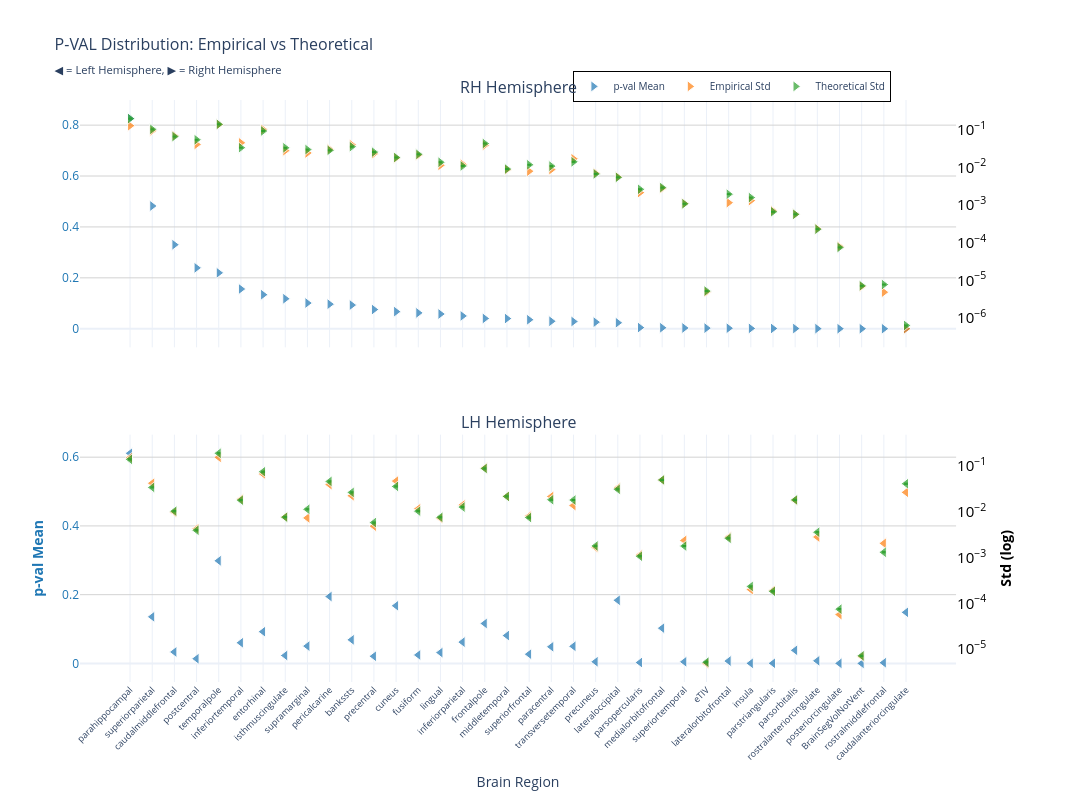
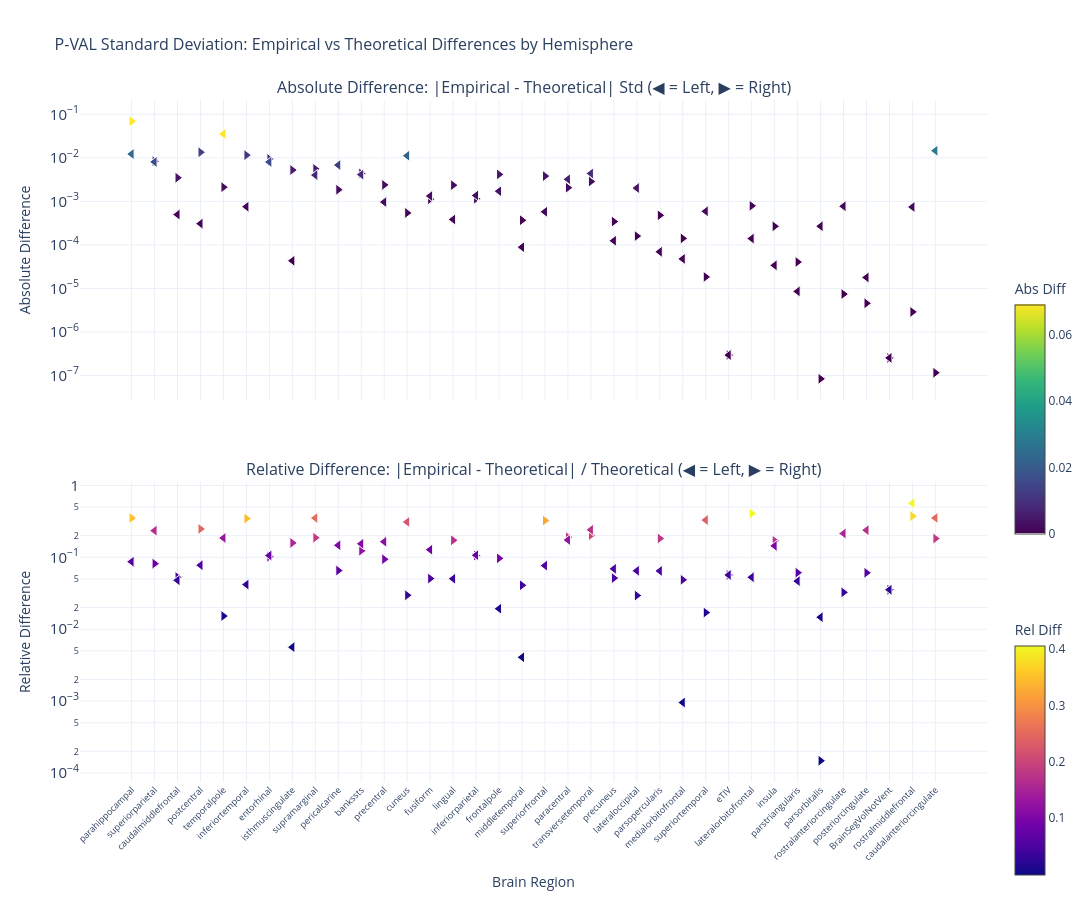

Notebook cell for these charts, in order:
### Markdown cell above
### p-value

### Code cell
nu_nav = df_npvr[(df_npvr["timepoint"] == "baseline") & (df_npvr["group"] == "HC-PD")]
data_path = stats_dir / f"student_baseline_{METRIC}.parquet"
df, stats = get_test_stats(
    data_path,
    stat_functions_F,
    nu_nav,
    hemisphere=True,
    study="baseline",
    raw_values=True,
)
show_figure(stats, hemisphere=True, stat_name="p-val", study="baseline", metric=METRIC)

### Figure 1 — Plotly figure (JSON) as saved in the notebook; plotly's stock layout.template omitted (floating-point values rounded to 4 significant figures)
{"data": [{"hovertemplate": "<b>%{x}</b><br>Mean p-val: %{y:.2f}<br><extra></extra>", "legendgroup": "mean", "marker": {"color": "#1f77b4", "line": {"color": "white", "width": 1}, "opacity": 0.7, "size": 10, "symbol": "triangle-right"}, "mode": "markers", "name": "p-val Mean", "showlegend": true, "type": "scatter", "x": ["parahippocampal", "superiorparietal", "caudalmiddlefrontal", "postcentral", "temporalpole", "inferiortemporal", "entorhinal", "isthmuscingulate", "supramarginal", "pericalcarine", "bankssts", "precentral", "cuneus", "fusiform", "lingual", "inferiorparietal", "frontalpole", "middletemporal", "superiorfrontal", "paracentral", "transversetemporal", "precuneus", "lateraloccipital", "parsopercularis", "medialorbitofrontal", "superiortemporal", "eTIV", "lateralorbitofrontal", "insula", "parstriangularis", "parsorbitalis", "rostralanteriorcingulate", "posteriorcingulate", "BrainSegVolNotVent", "rostralmiddlefrontal", "caudalanteriorcingulate"], "xaxis": "x", "y": [0.8256, 0.4823, 0.3301, 0.2391, 0.2197, 0.1561, 0.1337, 0.1178, 0.101, 0.09654, 0.09297, 0.07543, 0.0672, 0.06225, 0.05785, 0.0503, 0.04041, 0.04003, 0.03533, 0.02941, 0.02845, 0.0259, 0.02354, 0.00454, 0.003881, 0.003, 0.002409, 0.002015, 0.001298, 0.001023, 0.0006762, 0.0003542, 0.0001291, 7.135e-05, 9.251e-06, 1.013e-06], "yaxis": "y"}, {"hovertemplate": "<b>%{x}</b><br>Empirical Std: %{y:.3f}<br><extra></extra>", "legendgroup": "empirical", "marker": {"color": "#ff7f0e", "line": {"color": "white", "width": 1}, "opacity": 0.7, "size": 10, "symbol": "triangle-right"}, "mode": "markers", "name": "Empirical Std", "showlegend": true, "type": "scatter", "x": ["parahippocampal", "superiorparietal", "caudalmiddlefrontal", "postcentral", "temporalpole", "inferiortemporal", "entorhinal", "isthmuscingulate", "supramarginal", "pericalcarine", "bankssts", "precentral", "cuneus", "fusiform", "lingual", "inferiorparietal", "frontalpole", "middletemporal", "superiorfrontal", "paracentral", "transversetemporal", "precuneus", "lateraloccipital", "parsopercularis", "medialorbitofrontal", "superiortemporal", "eTIV", "lateralorbitofrontal", "insula", "parstriangularis", "parsorbitalis", "rostralanteriorcingulate", "posteriorcingulate", "BrainSegVolNotVent", "rostralmiddlefrontal", "caudalanteriorcingulate"], "xaxis": "x", "y": [0.1281, 0.09403, 0.0693, 0.04078, 0.1371, 0.04495, 0.1021, 0.02787, 0.02417, 0.03021, 0.03991, 0.02307, 0.01779, 0.02111, 0.01133, 0.01208, 0.03893, 0.00868, 0.007934, 0.008751, 0.01691, 0.007042, 0.005594, 0.002142, 0.002768, 0.001099, 4.907e-06, 0.001156, 0.001312, 0.0007038, 0.0005677, 0.000236, 7.952e-05, 6.924e-06, 4.857e-06, 5.202e-07], "yaxis": "y2"}, {"error_y": {"array": [0.00553, 0.002869, 0.001844, 0.001519, 0.0039, 0.0009362, 0.002595, 0.000928, 0.0008334, 0.0007946, 0.0009952, 0.0007134, 0.0005135, 0.0006229, 0.0003836, 0.000306, 0.001208, 0.0002535, 0.0003289, 0.0003029, 0.0003938, 0.0001877, 0.0001523, 7.342e-05, 8.151e-05, 3.027e-05, 1.457e-07, 5.454e-05, 4.425e-05, 1.858e-05, 1.59e-05, 6.403e-06, 2.1e-06, 2.011e-07, 2.172e-07, 1.782e-08], "arrayminus": [0.005377, 0.002789, 0.001793, 0.001477, 0.003792, 0.0009103, 0.002523, 0.0009023, 0.0008103, 0.0007725, 0.0009676, 0.0006936, 0.0004993, 0.0006057, 0.000373, 0.0002976, 0.001174, 0.0002465, 0.0003198, 0.0002945, 0.0003828, 0.0001825, 0.000148, 7.139e-05, 7.925e-05, 2.943e-05, 1.417e-07, 5.303e-05, 4.303e-05, 1.807e-05, 1.546e-05, 6.226e-06, 2.042e-06, 1.955e-07, 2.112e-07, 1.732e-08], "color": "#2ca02c", "thickness": 1, "type": "data", "visible": true, "width": 2}, "hovertemplate": "<b>%{x}</b><br>Theoretical Std: %{y:.3f}<br><extra></extra>", "legendgroup": "theoretical", "marker": {"color": "#2ca02c", "line": {"color": "white", "width": 1}, "opacity": 0.7, "size": 10, "symbol": "triangle-right"}, "mode": "markers", "name": "Theoretical Std", "showlegend": true, "type": "scatter", "x": ["parahippocampal", "superiorparietal", "caudalmiddlefrontal", "postcentral", "temporalpole", "inferiortemporal", "entorhinal", "isthmuscingulate", "supramarginal", "pericalcarine", "bankssts", "precentral", "cuneus", "fusiform", "lingual", "inferiorparietal", "frontalpole", "middletemporal", "superiorfrontal", "paracentral", "transversetemporal", "precuneus", "lateraloccipital", "parsopercularis", "medialorbitofrontal", "superiortemporal", "eTIV", "lateralorbitofrontal", "insula", "parstriangularis", "parsorbitalis", "rostralanteriorcingulate", "posteriorcingulate", "BrainSegVolNotVent", "rostralmiddlefrontal", "caudalanteriorcingulate"], "xaxis": "x", "y": [0.1974, 0.1024, 0.0658, 0.05422, 0.1392, 0.03342, 0.09262, 0.03312, 0.02974, 0.02836, 0.03552, 0.02546, 0.01833, 0.02223, 0.01369, 0.01092, 0.0431, 0.009049, 0.01174, 0.01081, 0.01405, 0.006698, 0.005435, 0.002621, 0.002909, 0.00108, 5.202e-06, 0.001947, 0.001579, 0.0006633, 0.0005676, 0.0002286, 7.496e-05, 7.178e-06, 7.752e-06, 6.36e-07], "yaxis": "y2"}, {"hovertemplate": "<b>%{x}</b><br>Mean p-val: %{y:.2f}<br><extra></extra>", "legendgroup": "mean", "marker": {"color": "#1f77b4", "line": {"color": "white", "width": 1}, "opacity": 0.7, "size": 10, "symbol": "triangle-left"}, "mode": "markers", "name": "p-val Mean", "showlegend": false, "type": "scatter", "x": ["parahippocampal", "temporalpole", "pericalcarine", "lateraloccipital", "cuneus", "caudalanteriorcingulate", "superiorparietal", "frontalpole", "medialorbitofrontal", "entorhinal", "middletemporal", "bankssts", "inferiorparietal", "inferiortemporal", "supramarginal", "transversetemporal", "paracentral", "parsorbitalis", "caudalmiddlefrontal", "lingual", "superiorfrontal", "fusiform", "isthmuscingulate", "precentral", "postcentral", "rostralanteriorcingulate", "lateralorbitofrontal", "precuneus", "superiortemporal", "parsopercularis", "eTIV", "rostralmiddlefrontal", "parstriangularis", "insula", "posteriorcingulate", "BrainSegVolNotVent"], "xaxis": "x2", "y": [0.6114, 0.2985, 0.1945, 0.1837, 0.1677, 0.1486, 0.1355, 0.1161, 0.1026, 0.09228, 0.08102, 0.06859, 0.06195, 0.06008, 0.05028, 0.04974, 0.04842, 0.03811, 0.03324, 0.03145, 0.02681, 0.02453, 0.023, 0.02075, 0.01362, 0.007525, 0.006842, 0.004754, 0.004663, 0.002516, 0.002409, 0.001981, 0.0003728, 0.0002541, 0.0001236, 7.135e-05], "yaxis": "y3"}, {"hovertemplate": "<b>%{x}</b><br>Empirical Std: %{y:.3f}<br><extra></extra>", "legendgroup": "empirical", "marker": {"color": "#ff7f0e", "line": {"color": "white", "width": 1}, "opacity": 0.7, "size": 10, "symbol": "triangle-left"}, "mode": "markers", "name": "Empirical Std", "showlegend": false, "type": "scatter", "x": ["parahippocampal", "temporalpole", "pericalcarine", "lateraloccipital", "cuneus", "caudalanteriorcingulate", "superiorparietal", "frontalpole", "medialorbitofrontal", "entorhinal", "middletemporal", "bankssts", "inferiorparietal", "inferiortemporal", "supramarginal", "transversetemporal", "paracentral", "parsorbitalis", "caudalmiddlefrontal", "lingual", "superiorfrontal", "fusiform", "isthmuscingulate", "precentral", "postcentral", "rostralanteriorcingulate", "lateralorbitofrontal", "precuneus", "superiortemporal", "parsopercularis", "eTIV", "rostralmiddlefrontal", "parstriangularis", "insula", "posteriorcingulate", "BrainSegVolNotVent"], "xaxis": "x2", "y": [0.1529, 0.156, 0.0396, 0.03321, 0.04725, 0.0268, 0.04244, 0.0907, 0.05007, 0.06768, 0.02193, 0.0226, 0.01414, 0.01883, 0.007406, 0.01381, 0.02171, 0.01806, 0.009897, 0.007253, 0.008114, 0.01173, 0.007728, 0.004891, 0.004282, 0.002833, 0.002791, 0.001681, 0.002388, 0.001145, 4.907e-06, 0.002057, 0.0001923, 0.0002015, 5.718e-05, 6.924e-06], "yaxis": "y4"}, {"error_y": {"array": [0.003942, 0.005364, 0.001301, 0.0008738, 0.001011, 0.001159, 0.0009631, 0.002493, 0.001401, 0.002121, 0.000612, 0.0007488, 0.0003579, 0.0005064, 0.00032, 0.0005097, 0.0005182, 0.0005136, 0.0002912, 0.000214, 0.0002112, 0.0002915, 0.0002153, 0.000164, 0.0001113, 0.000101, 7.428e-05, 5.059e-05, 5.033e-05, 3.014e-05, 1.457e-07, 3.68e-05, 5.149e-06, 6.596e-06, 2.103e-06, 2.011e-07], "arrayminus": [0.003833, 0.005215, 0.001264, 0.0008496, 0.0009827, 0.001127, 0.0009364, 0.002424, 0.001363, 0.002062, 0.000595, 0.0007281, 0.000348, 0.0004923, 0.0003111, 0.0004956, 0.0005038, 0.0004993, 0.0002832, 0.000208, 0.0002053, 0.0002834, 0.0002093, 0.0001595, 0.0001082, 9.821e-05, 7.222e-05, 4.919e-05, 4.894e-05, 2.931e-05, 1.417e-07, 3.578e-05, 5.006e-06, 6.413e-06, 2.045e-06, 1.955e-07], "color": "#2ca02c", "thickness": 1, "type": "data", "visible": true, "width": 2}, "hovertemplate": "<b>%{x}</b><br>Theoretical Std: %{y:.3f}<br><extra></extra>", "legendgroup": "theoretical", "marker": {"color": "#2ca02c", "line": {"color": "white", "width": 1}, "opacity": 0.7, "size": 10, "symbol": "triangle-left"}, "mode": "markers", "name": "Theoretical Std", "showlegend": false, "type": "scatter", "x": ["parahippocampal", "temporalpole", "pericalcarine", "lateraloccipital", "cuneus", "caudalanteriorcingulate", "superiorparietal", "frontalpole", "medialorbitofrontal", "entorhinal", "middletemporal", "bankssts", "inferiorparietal", "inferiortemporal", "supramarginal", "transversetemporal", "paracentral", "parsorbitalis", "caudalmiddlefrontal", "lingual", "superiorfrontal", "fusiform", "isthmuscingulate", "precentral", "postcentral", "rostralanteriorcingulate", "lateralorbitofrontal", "precuneus", "superiortemporal", "parsopercularis", "eTIV", "rostralmiddlefrontal", "parstriangularis", "insula", "posteriorcingulate", "BrainSegVolNotVent"], "xaxis": "x2", "y": [0.1407, 0.1914, 0.04642, 0.03119, 0.03607, 0.04138, 0.03437, 0.08898, 0.05002, 0.07571, 0.02184, 0.02673, 0.01278, 0.01807, 0.01142, 0.01819, 0.01849, 0.01833, 0.01039, 0.007637, 0.007537, 0.0104, 0.007684, 0.005854, 0.003974, 0.003605, 0.002651, 0.001806, 0.001796, 0.001076, 5.202e-06, 0.001314, 0.0001838, 0.0002354, 7.507e-05, 7.178e-06], "yaxis": "y4"}], "layout": {"annotations": [{"font": {"size": 16}, "showarrow": false, "text": "RH Hemisphere", "x": 0.47, "xanchor": "center", "xref": "paper", "y": 1.0, "yanchor": "bottom", "yref": "paper"}, {"font": {"size": 16}, "showarrow": false, "text": "LH Hemisphere", "x": 0.47, "xanchor": "center", "xref": "paper", "y": 0.425, "yanchor": "bottom", "yref": "paper"}], "height": 800, "hovermode": "x", "legend": {"bgcolor": "rgba(255, 255, 255, 0.9)", "bordercolor": "black", "borderwidth": 1, "font": {"size": 10}, "orientation": "h", "x": 0.7, "xanchor": "center", "y": 1.05}, "title": {"font": {"size": 16}, "text": "P-VAL Distribution: Empirical vs Theoretical<br><sub>◀ = Left Hemisphere, ▶ = Right Hemisphere</sub>"}, "width": 1400, "xaxis": {"anchor": "y", "domain": [0.0, 0.94], "matches": "x2", "showticklabels": false}, "xaxis2": {"anchor": "y3", "domain": [0.0, 0.94], "tickangle": -45, "tickfont": {"size": 9}, "title": {"text": "Brain Region"}}, "yaxis": {"anchor": "x", "domain": [0.575, 1.0], "gridcolor": "lightgray", "showgrid": true, "tickfont": {"color": "#1f77b4"}, "title": {"font": {"color": "#1f77b4"}, "text": ""}}, "yaxis2": {"anchor": "x", "exponentformat": "power", "overlaying": "y", "showgrid": false, "side": "right", "tickfont": {"color": "black"}, "title": {"font": {"color": "black"}, "text": ""}, "type": "log"}, "yaxis3": {"anchor": "x2", "domain": [0.0, 0.425], "gridcolor": "lightgray", "showgrid": true, "tickfont": {"color": "#1f77b4"}, "title": {"font": {"color": "#1f77b4"}, "text": "<b>p-val Mean</b>"}}, "yaxis4": {"anchor": "x2", "exponentformat": "power", "overlaying": "y3", "showgrid": false, "side": "right", "tickfont": {"color": "black"}, "title": {"font": {"color": "black"}, "text": "<b>Std (log)</b>"}, "type": "log"}}}

### Figure 2 — Plotly figure (JSON) as saved in the notebook; plotly's stock layout.template omitted (floating-point values rounded to 4 significant figures)
{"data": [{"hovertemplate": "<b>%{x}</b><br>Hemisphere: %{text}<br>Abs Diff: %{y:.4f}<br><extra></extra>", "legendgroup": "abs_rh", "marker": {"color": [0.06927, 0.008354, 0.003491, 0.01344, 0.002122, 0.01154, 0.009454, 0.005247, 0.00557, 0.001854, 0.004386, 0.002392, 0.0005432, 0.001125, 0.00236, 0.001153, 0.004168, 0.000369, 0.003806, 0.002061, 0.002857, 0.0003438, 0.0001595, 0.0004785, 0.0001412, 1.84e-05, 2.951e-07, 0.0007903, 0.0002671, 4.055e-05, 8.404e-08, 7.434e-06, 4.561e-06, 2.54e-07, 2.895e-06, 1.158e-07], "colorbar": {"len": 0.4, "title": {"text": "Abs Diff"}, "y": 0.75, "yanchor": "top"}, "colorscale": [[0.0, "#440154"], [0.1111, "#482878"], [0.2222, "#3e4989"], [0.3333, "#31688e"], [0.4444, "#26828e"], [0.5556, "#1f9e89"], [0.6667, "#35b779"], [0.7778, "#6ece58"], [0.8889, "#b5de2b"], [1.0, "#fde725"]], "line": {"color": "white", "width": 1}, "showscale": true, "size": 10, "symbol": "triangle-right"}, "mode": "markers", "name": "Absolute (rh)", "showlegend": false, "text": ["rh", "rh", "rh", "rh", "rh", "rh", "rh", "rh", "rh", "rh", "rh", "rh", "rh", "rh", "rh", "rh", "rh", "rh", "rh", "rh", "rh", "rh", "rh", "rh", "rh", "rh", "rh", "rh", "rh", "rh", "rh", "rh", "rh", "rh", "rh", "rh"], "type": "scatter", "x": ["parahippocampal", "superiorparietal", "caudalmiddlefrontal", "postcentral", "temporalpole", "inferiortemporal", "entorhinal", "isthmuscingulate", "supramarginal", "pericalcarine", "bankssts", "precentral", "cuneus", "fusiform", "lingual", "inferiorparietal", "frontalpole", "middletemporal", "superiorfrontal", "paracentral", "transversetemporal", "precuneus", "lateraloccipital", "parsopercularis", "medialorbitofrontal", "superiortemporal", "eTIV", "lateralorbitofrontal", "insula", "parstriangularis", "parsorbitalis", "rostralanteriorcingulate", "posteriorcingulate", "BrainSegVolNotVent", "rostralmiddlefrontal", "caudalanteriorcingulate"], "xaxis": "x", "y": [0.06927, 0.008354, 0.003491, 0.01344, 0.002122, 0.01154, 0.009454, 0.005247, 0.00557, 0.001854, 0.004386, 0.002392, 0.0005432, 0.001125, 0.00236, 0.001153, 0.004168, 0.000369, 0.003806, 0.002061, 0.002857, 0.0003438, 0.0001595, 0.0004785, 0.0001412, 1.84e-05, 2.951e-07, 0.0007903, 0.0002671, 4.055e-05, 8.404e-08, 7.434e-06, 4.561e-06, 2.54e-07, 2.895e-06, 1.158e-07], "yaxis": "y"}, {"hovertemplate": "<b>%{x}</b><br>Hemisphere: %{text}<br>Rel Diff: %{y:.2%}<br><extra></extra>", "legendgroup": "rel_rh", "marker": {"color": [0.3509, 0.08159, 0.05305, 0.2479, 0.01524, 0.3453, 0.1021, 0.1584, 0.1873, 0.06539, 0.1235, 0.09394, 0.02964, 0.05058, 0.1723, 0.1056, 0.0967, 0.04078, 0.3242, 0.1906, 0.2033, 0.05132, 0.02935, 0.1826, 0.04854, 0.01703, 0.05674, 0.406, 0.1691, 0.06114, 0.0001481, 0.03253, 0.06085, 0.03539, 0.3735, 0.1821], "colorbar": {"len": 0.4, "title": {"text": "Rel Diff"}, "y": 0.25, "yanchor": "top"}, "colorscale": [[0.0, "#0d0887"], [0.1111, "#46039f"], [0.2222, "#7201a8"], [0.3333, "#9c179e"], [0.4444, "#bd3786"], [0.5556, "#d8576b"], [0.6667, "#ed7953"], [0.7778, "#fb9f3a"], [0.8889, "#fdca26"], [1.0, "#f0f921"]], "line": {"color": "white", "width": 1}, "showscale": true, "size": 10, "symbol": "triangle-right"}, "mode": "markers", "name": "Relative (rh)", "showlegend": false, "text": ["rh", "rh", "rh", "rh", "rh", "rh", "rh", "rh", "rh", "rh", "rh", "rh", "rh", "rh", "rh", "rh", "rh", "rh", "rh", "rh", "rh", "rh", "rh", "rh", "rh", "rh", "rh", "rh", "rh", "rh", "rh", "rh", "rh", "rh", "rh", "rh"], "type": "scatter", "x": ["parahippocampal", "superiorparietal", "caudalmiddlefrontal", "postcentral", "temporalpole", "inferiortemporal", "entorhinal", "isthmuscingulate", "supramarginal", "pericalcarine", "bankssts", "precentral", "cuneus", "fusiform", "lingual", "inferiorparietal", "frontalpole", "middletemporal", "superiorfrontal", "paracentral", "transversetemporal", "precuneus", "lateraloccipital", "parsopercularis", "medialorbitofrontal", "superiortemporal", "eTIV", "lateralorbitofrontal", "insula", "parstriangularis", "parsorbitalis", "rostralanteriorcingulate", "posteriorcingulate", "BrainSegVolNotVent", "rostralmiddlefrontal", "caudalanteriorcingulate"], "xaxis": "x2", "y": [0.3509, 0.08159, 0.05305, 0.2479, 0.01524, 0.3453, 0.1021, 0.1584, 0.1873, 0.06539, 0.1235, 0.09394, 0.02964, 0.05058, 0.1723, 0.1056, 0.0967, 0.04078, 0.3242, 0.1906, 0.2033, 0.05132, 0.02935, 0.1826, 0.04854, 0.01703, 0.05674, 0.406, 0.1691, 0.06114, 0.0001481, 0.03253, 0.06085, 0.03539, 0.3735, 0.1821], "yaxis": "y2"}, {"hovertemplate": "<b>%{x}</b><br>Hemisphere: %{text}<br>Abs Diff: %{y:.4f}<br><extra></extra>", "legendgroup": "abs_lh", "marker": {"color": [0.01222, 0.03547, 0.006819, 0.002022, 0.01118, 0.01458, 0.008069, 0.001714, 4.775e-05, 0.00803, 8.878e-05, 0.004122, 0.001368, 0.0007536, 0.004014, 0.004382, 0.003215, 0.000269, 0.0004978, 0.0003841, 0.0005771, 0.001326, 4.322e-05, 0.0009632, 0.0003082, 0.0007722, 0.0001397, 0.0001247, 0.0005915, 6.947e-05, 2.951e-07, 0.000743, 8.566e-06, 3.392e-05, 1.789e-05, 2.54e-07], "colorbar": {"len": 0.4, "title": {"text": "Abs Diff"}, "y": 0.75, "yanchor": "top"}, "colorscale": [[0.0, "#440154"], [0.1111, "#482878"], [0.2222, "#3e4989"], [0.3333, "#31688e"], [0.4444, "#26828e"], [0.5556, "#1f9e89"], [0.6667, "#35b779"], [0.7778, "#6ece58"], [0.8889, "#b5de2b"], [1.0, "#fde725"]], "line": {"color": "white", "width": 1}, "showscale": false, "size": 10, "symbol": "triangle-left"}, "mode": "markers", "name": "Absolute (lh)", "showlegend": false, "text": ["lh", "lh", "lh", "lh", "lh", "lh", "lh", "lh", "lh", "lh", "lh", "lh", "lh", "lh", "lh", "lh", "lh", "lh", "lh", "lh", "lh", "lh", "lh", "lh", "lh", "lh", "lh", "lh", "lh", "lh", "lh", "lh", "lh", "lh", "lh", "lh"], "type": "scatter", "x": ["parahippocampal", "temporalpole", "pericalcarine", "lateraloccipital", "cuneus", "caudalanteriorcingulate", "superiorparietal", "frontalpole", "medialorbitofrontal", "entorhinal", "middletemporal", "bankssts", "inferiorparietal", "inferiortemporal", "supramarginal", "transversetemporal", "paracentral", "parsorbitalis", "caudalmiddlefrontal", "lingual", "superiorfrontal", "fusiform", "isthmuscingulate", "precentral", "postcentral", "rostralanteriorcingulate", "lateralorbitofrontal", "precuneus", "superiortemporal", "parsopercularis", "eTIV", "rostralmiddlefrontal", "parstriangularis", "insula", "posteriorcingulate", "BrainSegVolNotVent"], "xaxis": "x", "y": [0.01222, 0.03547, 0.006819, 0.002022, 0.01118, 0.01458, 0.008069, 0.001714, 4.775e-05, 0.00803, 8.878e-05, 0.004122, 0.001368, 0.0007536, 0.004014, 0.004382, 0.003215, 0.000269, 0.0004978, 0.0003841, 0.0005771, 0.001326, 4.322e-05, 0.0009632, 0.0003082, 0.0007722, 0.0001397, 0.0001247, 0.0005915, 6.947e-05, 2.951e-07, 0.000743, 8.566e-06, 3.392e-05, 1.789e-05, 2.54e-07], "yaxis": "y"}, {"hovertemplate": "<b>%{x}</b><br>Hemisphere: %{text}<br>Rel Diff: %{y:.2%}<br><extra></extra>", "legendgroup": "rel_lh", "marker": {"color": [0.08683, 0.1853, 0.1469, 0.06483, 0.3098, 0.3523, 0.2347, 0.01926, 0.0009546, 0.1061, 0.004065, 0.1542, 0.1071, 0.0417, 0.3515, 0.2409, 0.1738, 0.01467, 0.04789, 0.0503, 0.07657, 0.1275, 0.005624, 0.1645, 0.07756, 0.2142, 0.05269, 0.06904, 0.3293, 0.06457, 0.05674, 0.5656, 0.04661, 0.1441, 0.2383, 0.03539], "colorbar": {"len": 0.4, "title": {"text": "Rel Diff"}, "y": 0.25, "yanchor": "top"}, "colorscale": [[0.0, "#0d0887"], [0.1111, "#46039f"], [0.2222, "#7201a8"], [0.3333, "#9c179e"], [0.4444, "#bd3786"], [0.5556, "#d8576b"], [0.6667, "#ed7953"], [0.7778, "#fb9f3a"], [0.8889, "#fdca26"], [1.0, "#f0f921"]], "line": {"color": "white", "width": 1}, "showscale": false, "size": 10, "symbol": "triangle-left"}, "mode": "markers", "name": "Relative (lh)", "showlegend": false, "text": ["lh", "lh", "lh", "lh", "lh", "lh", "lh", "lh", "lh", "lh", "lh", "lh", "lh", "lh", "lh", "lh", "lh", "lh", "lh", "lh", "lh", "lh", "lh", "lh", "lh", "lh", "lh", "lh", "lh", "lh", "lh", "lh", "lh", "lh", "lh", "lh"], "type": "scatter", "x": ["parahippocampal", "temporalpole", "pericalcarine", "lateraloccipital", "cuneus", "caudalanteriorcingulate", "superiorparietal", "frontalpole", "medialorbitofrontal", "entorhinal", "middletemporal", "bankssts", "inferiorparietal", "inferiortemporal", "supramarginal", "transversetemporal", "paracentral", "parsorbitalis", "caudalmiddlefrontal", "lingual", "superiorfrontal", "fusiform", "isthmuscingulate", "precentral", "postcentral", "rostralanteriorcingulate", "lateralorbitofrontal", "precuneus", "superiortemporal", "parsopercularis", "eTIV", "rostralmiddlefrontal", "parstriangularis", "insula", "posteriorcingulate", "BrainSegVolNotVent"], "xaxis": "x2", "y": [0.08683, 0.1853, 0.1469, 0.06483, 0.3098, 0.3523, 0.2347, 0.01926, 0.0009546, 0.1061, 0.004065, 0.1542, 0.1071, 0.0417, 0.3515, 0.2409, 0.1738, 0.01467, 0.04789, 0.0503, 0.07657, 0.1275, 0.005624, 0.1645, 0.07756, 0.2142, 0.05269, 0.06904, 0.3293, 0.06457, 0.05674, 0.5656, 0.04661, 0.1441, 0.2383, 0.03539], "yaxis": "y2"}], "layout": {"annotations": [{"font": {"size": 16}, "showarrow": false, "text": "Absolute Difference: |Empirical - Theoretical| Std (◀ = Left, ▶ = Right)", "x": 0.5, "xanchor": "center", "xref": "paper", "y": 1.0, "yanchor": "bottom", "yref": "paper"}, {"font": {"size": 16}, "showarrow": false, "text": "Relative Difference: |Empirical - Theoretical| / Theoretical (◀ = Left, ▶ = Right)", "x": 0.5, "xanchor": "center", "xref": "paper", "y": 0.44, "yanchor": "bottom", "yref": "paper"}], "height": 900, "hovermode": "x unified", "showlegend": false, "title": {"font": {"size": 16}, "text": "P-VAL Standard Deviation: Empirical vs Theoretical Differences by Hemisphere"}, "width": 1400, "xaxis": {"anchor": "y", "domain": [0.0, 1.0], "showticklabels": false}, "xaxis2": {"anchor": "y2", "domain": [0.0, 1.0], "tickangle": -45, "tickfont": {"size": 9}, "title": {"text": "Brain Region"}}, "yaxis": {"anchor": "x", "domain": [0.56, 1.0], "exponentformat": "power", "title": {"text": "Absolute Difference"}, "type": "log"}, "yaxis2": {"anchor": "x2", "domain": [0.0, 0.44], "exponentformat": "power", "title": {"text": "Relative Difference"}, "type": "log"}}}
